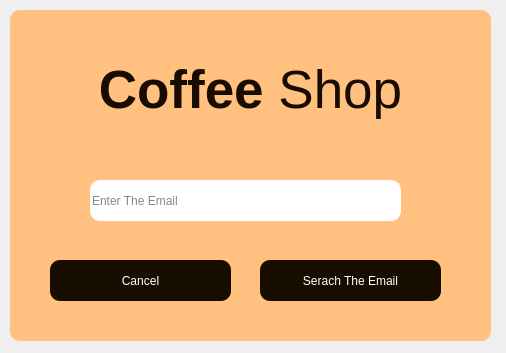
<?xml version="1.0" encoding="UTF-8"?>
<ui version="4.0">
 <class>Main_Forget</class>
 <widget class="QMainWindow" name="Main_Forget">
  <property name="geometry">
   <rect>
    <x>0</x>
    <y>0</y>
    <width>506</width>
    <height>353</height>
   </rect>
  </property>
  <property name="windowTitle">
   <string>MainWindow</string>
  </property>
  <widget class="QWidget" name="Frame_Forget">
   <widget class="QFrame" name="frame">
    <property name="geometry">
     <rect>
      <x>10</x>
      <y>10</y>
      <width>481</width>
      <height>331</height>
     </rect>
    </property>
    <property name="styleSheet">
     <string notr="true">QFrame {	
	background-color: rgb(255,192, 128);	
	color: rgb(220, 220, 220);
	border-radius: 10px;
}</string>
    </property>
    <property name="frameShape">
     <enum>QFrame::StyledPanel</enum>
    </property>
    <property name="frameShadow">
     <enum>QFrame::Raised</enum>
    </property>
    <widget class="QLabel" name="label_title_2">
     <property name="geometry">
      <rect>
       <x>0</x>
       <y>40</y>
       <width>481</width>
       <height>81</height>
      </rect>
     </property>
     <property name="font">
      <font>
       <family>Segoe UI</family>
       <pointsize>40</pointsize>
      </font>
     </property>
     <property name="styleSheet">
      <string notr="true">color: rgb(24,12,0);</string>
     </property>
     <property name="text">
      <string>&lt;strong&gt;Coffee&lt;/strong&gt; Shop</string>
     </property>
     <property name="alignment">
      <set>Qt::AlignCenter</set>
     </property>
    </widget>
    <widget class="QLineEdit" name="lineEdit">
     <property name="geometry">
      <rect>
       <x>80</x>
       <y>170</y>
       <width>311</width>
       <height>41</height>
      </rect>
     </property>
     <property name="styleSheet">
      <string notr="true">background-color: rgb(255,255,255);
	color: rgb(24, 12, 0);
	border-style: none;
	border-radius: 10px;
	</string>
     </property>
     <property name="text">
      <string/>
     </property>
     <property name="frame">
      <bool>false</bool>
     </property>
     <property name="placeholderText">
      <string>Enter The Email</string>
     </property>
    </widget>
    <widget class="QToolButton" name="toolButton">
     <property name="geometry">
      <rect>
       <x>250</x>
       <y>250</y>
       <width>181</width>
       <height>41</height>
      </rect>
     </property>
     <property name="styleSheet">
      <string notr="true">background-color: rgb(24,14,0);
	color: rgb(255, 255, 255);
	border-style: none;
	border-radius: 10px;
	text-align: center;</string>
     </property>
     <property name="text">
      <string>Serach The Email</string>
     </property>
    </widget>
    <widget class="QToolButton" name="toolButton_2">
     <property name="geometry">
      <rect>
       <x>40</x>
       <y>250</y>
       <width>181</width>
       <height>41</height>
      </rect>
     </property>
     <property name="styleSheet">
      <string notr="true">background-color: rgb(24,14,0);
	color: rgb(255, 255, 255);
	border-style: none;
	border-radius: 10px;
	text-align: center;</string>
     </property>
     <property name="text">
      <string>Cancel</string>
     </property>
    </widget>
   </widget>
  </widget>
 </widget>
 <resources/>
 <connections/>
</ui>
